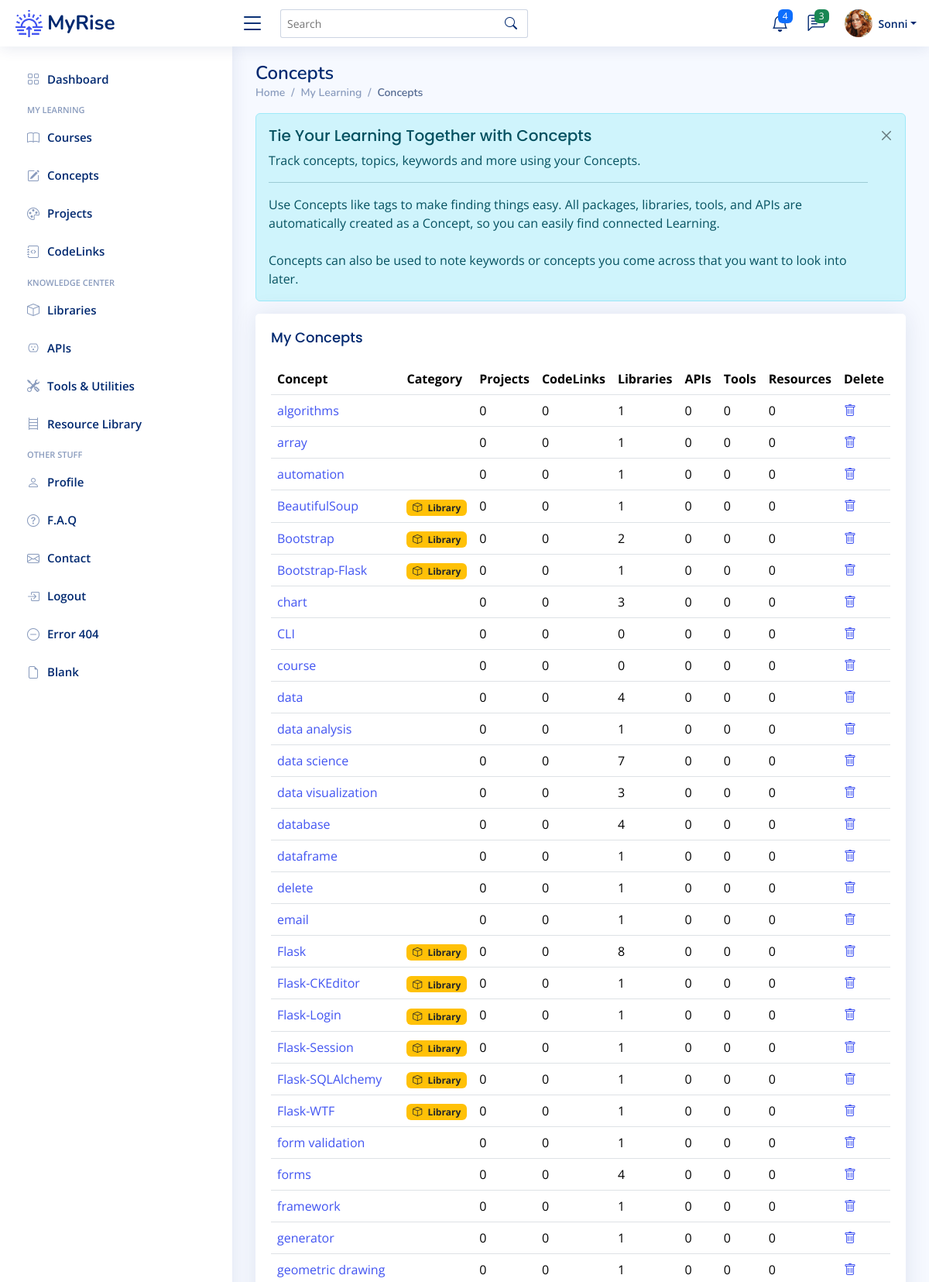
Page /concepts (signed in, upper part) on the committed database.
### app/models.py (models this page shows)
class User(UserMixin, db.Model):
    __tablename__ = "users"
    id: Mapped[int] = mapped_column(Integer, primary_key=True)
    email: Mapped[str] = mapped_column(String(100), unique=True)
    password: Mapped[str] = mapped_column(String(250))
    name: Mapped[str] = mapped_column(String(1000))
    display_name: Mapped[str] = mapped_column(String(1000))
    last_called_repos: Mapped[Optional[datetime.datetime]] = mapped_column(DateTime())
    latest_etag_repos: Mapped[str] = mapped_column(String(250), nullable=True)
    projects: Mapped[List["Project"]] = relationship(back_populates="user")
    events: Mapped[List["Event"]] = relationship(back_populates="user")
    courses: Mapped[List["Course"]] = relationship(back_populates="user")
    libraries: Mapped[List["Library"]] = relationship(back_populates="user")
    apis: Mapped[List["API"]] = relationship(back_populates="user")
    tools: Mapped[List["Tool"]] = relationship(back_populates="user")
    resources: Mapped[List["Resource"]] = relationship(back_populates="user")
    repos: Mapped[List["Repository"]] = relationship(back_populates="user")
    codelinks: Mapped[List["CodeLink"]] = relationship(back_populates="user")
    concepts: Mapped[List["Concept"]] = relationship('Concept', secondary=user_concept, backref='user')

class Concept(db.Model):
    __tablename__ = "concepts"
    id: Mapped[int] = mapped_column(Integer, primary_key=True)
    concept_term: Mapped[str] = mapped_column(String(50), nullable=False)
    category: Mapped[str] = mapped_column(String(100), nullable=True)
    description: Mapped[str] = mapped_column(Text, nullable=True)
    date_added: Mapped[datetime.date] = mapped_column(Date, nullable=False)

### app/routes.py (the view)
@app.route('/concepts')
@login_required
def concepts_page():
    get_concepts = db.session.execute(db.select(Concept).order_by(func.lower(Concept.concept_term))).scalars().all()
    concepts = [concept for concept in get_concepts]
    return render_template('concepts.html', concepts=concepts, concept_badge=concept_categories)

### app/models.py (called while the page is built)
@login_manager.user_loader
def load_user(user_id):
    return db.get_or_404(User, user_id)

### app/templates/concepts.html (shortened to what this page needs)
{% extends 'base.html' %}
{% from 'bootstrap5/form.html' import render_form %}
{% block content %}
	<main id="main" class="main">
    <div class="pagetitle">
      <h1>Concepts</h1>
      <nav>
        <ol class="breadcrumb">
          <li class="breadcrumb-item"><a href="index.html">Home</a></li>
          <li class="breadcrumb-item">My Learning</li>
          <li class="breadcrumb-item active">Concepts</li>
        </ol>
      </nav>
    </div>
	<div class="alert alert-info  alert-dismissible fade show" role="alert">
		<h4 class="alert-heading">Tie Your Learning Together with Concepts</h4>
		<p>Track concepts, topics, keywords and more using your Concepts.</p>
		<hr>
 		<p class="mb-0">Use Concepts like tags to make finding things easy.
			All packages, libraries, tools, and APIs are automatically created as a Concept, so you can easily find connected Learning.</p>
		<br>
		<p class="mb-0">Concepts can also be used to note keywords or concepts you come across that you want to look into later.</p>
		<button type="button" class="btn-close" data-bs-dismiss="alert" aria-label="Close"></button>
	  </div>
	 <div class="card">
		<div class="card-body">
		  <h5 class="card-title">My Concepts</h5>
		  <table class="table table-hover">
			<thead>
			  <tr>
				<th scope="col">Concept</th>
				<th scope="col">Category</th>
			    <th scope="col">Projects</th>
			    <th scope="col">CodeLinks</th>
			    <th scope="col">Libraries</th>
			    <th scope="col">APIs</th>
			    <th scope="col">Tools</th>
			    <th scope="col">Resources</th>
				<th scope="col">Delete</th>
			  </tr>
			</thead>
			<tbody>
			{% for concept in concepts %}
			  <tr>
				<td><a href="{{ url_for('concept_detail', num=concept.id ) }}">{{ concept.concept_term }}</a></td>
				{% if concept.category %}
				  <td><span class="badge {{ concept_badge[concept.category][1] }}"><i class="bi {{ concept_badge[concept.category][2] }} me-1"></i> {{ concept_badge[concept.category][0] }}</span></td>
				{% else %}
				  <td></td>
			    {% endif %}
			    <td>{{ concept.projects|length }}</td>
			    <td>{{ concept.codelinks|length }}</td>
			    <td>{{ concept.libraries|length }}</td>
				<td>{{ concept.apis|length }}</td>
			    <td>{{ concept.tools|length }}</td>
			    <td>{{ concept.resources|length }}</td>
				<td><a href="{{ url_for('delete_concept', num=concept.id) }}"><i class="bi bi-trash"></i></a></td>
			  </tr>
			{% endfor %}
			</tbody>
		  </table>
		</div>
	 </div>
  </main>
{% endblock %}

### app/templates/heading.html (shortened to what this page needs)
{% from 'bootstrap5/nav.html' import render_nav_item %}
{% from 'bootstrap5/form.html' import render_form %}
  <header id="header" class="header fixed-top d-flex align-items-center">
    <div class="d-flex align-items-center justify-content-between">
      <a href="{{ url_for('home') }}" class="logo d-flex align-items-center">
        <img src="{{ url_for('static', filename='img/logo.png') }}" alt="sun-rise">
        <span class="d-none d-lg-block">MyRise</span>
      </a>
      <i class="bi bi-list toggle-sidebar-btn"></i>
    </div>
    <div class="search-bar">
      <form class="search-form d-flex align-items-center" method="POST" action="#">
        <input type="text" name="query" placeholder="Search" title="Enter search keyword">
        <button type="submit" title="Search"><i class="bi bi-search"></i></button>
      </form>
    </div>
    <nav class="header-nav ms-auto">
      <ul class="d-flex align-items-center">
        <li class="nav-item dropdown">
          <a class="nav-link nav-icon" href="#" data-bs-toggle="dropdown">
            <i class="bi bi-bell"></i>
            <span class="badge bg-primary badge-number">4</span>
          </a>
        </li>
        <li class="nav-item dropdown">
          <a class="nav-link nav-icon" href="#" data-bs-toggle="dropdown">
            <i class="bi bi-chat-left-text"></i>
            <span class="badge bg-success badge-number">3</span>
          </a>
        </li>
        <li class="nav-item dropdown pe-3">
          <a class="nav-link nav-profile d-flex align-items-center pe-0" href="#" data-bs-toggle="dropdown">
            <img src="{{ url_for('static', filename='img/profile-img.png') }}" alt="Profile" class="rounded-circle">
            <span class="d-none d-md-block dropdown-toggle ps-2">{{ current_user.display_name }}</span>
          </a>
        </li>
      </ul>
    </nav>
  </header>
  <aside id="sidebar" class="sidebar">
    <ul class="sidebar-nav" id="sidebar-nav">
      <li class="nav-item">
        <a class="nav-link collapsed" href="{{ url_for('home') }}">
          <i class="bi bi-grid"></i>
          <span>Dashboard</span>
        </a>
      </li>
<li class="nav-heading">My Learning</li>
	  <li class="nav-item">
        <a class="nav-link collapsed" href="{{ url_for('courses_page') }}">
          <i class="bi bi-book"></i>
          <span>Courses</span>
        </a>
      </li>
	  <li class="nav-item">
        <a class="nav-link collapsed" href="{{ url_for('concepts_page') }}">
          <i class="bi bi-pencil-square"></i>
          <span>Concepts</span>
        </a>
      </li>
	  <li class="nav-item">
        <a class="nav-link collapsed" href="{{ url_for('projects_page') }}">
          <i class="bi bi-palette"></i>
          <span>Projects</span>
        </a>
      </li>
	  <li class="nav-item">
        <a class="nav-link collapsed" href="{{ url_for('codelinks_page') }}">
          <i class="bi bi-journal-code"></i>
          <span>CodeLinks</span>
        </a>
      </li>
<li class="nav-heading">Knowledge Center</li>
	  <li class="nav-item">
        <a class="nav-link collapsed" href="{{ url_for('libraries_page') }}">
          <i class="bi bi-box"></i>
          <span>Libraries</span>
        </a>
      </li>
	  <li class="nav-item">
        <a class="nav-link collapsed" href="{{ url_for('apis_page') }}">
          <i class="bi bi-outlet"></i>
          <span>APIs</span>
        </a>
      </li>
	  <li class="nav-item">
        <a class="nav-link collapsed" href="{{ url_for('tools_page') }}">
          <i class="bi bi-tools"></i>
          <span>Tools & Utilities</span>
        </a>
      </li>
	  <li class="nav-item">
        <a class="nav-link collapsed" href="{{ url_for('resources_page') }}">
          <i class="bi bi-bookshelf"></i>
          <span>Resource Library</span>
        </a>
      </li>
	<li class="nav-heading">Other Stuff</li>
      <li class="nav-item">
        <a class="nav-link collapsed" href="{{ url_for('profile') }}">
          <i class="bi bi-person"></i>
          <span>Profile</span>
        </a>
      </li>
      <li class="nav-item">
        <a class="nav-link collapsed" href="{{ url_for('faq') }}">
          <i class="bi bi-question-circle"></i>
          <span>F.A.Q</span>
        </a>
	  </li>
      <li class="nav-item">
        <a class="nav-link collapsed" href="{{ url_for('contact') }}">
          <i class="bi bi-envelope"></i>
          <span>Contact</span>
        </a>
      </li>
	{% if not current_user.is_authenticated %}
      <li class="nav-item">
        <a class="nav-link collapsed" href="{{ url_for('register') }}">
          <i class="bi bi-card-list"></i>
          <span>Register</span>
        </a>
      </li>
      <li class="nav-item">
        <a class="nav-link collapsed" href="{{ url_for('login') }}">
          <i class="bi bi-box-arrow-in-right"></i>
          <span>Login</span>
        </a>
      </li>
	{% else %}
		<li class="nav-item">
        <a class="nav-link collapsed" href="{{ url_for('logout') }}">
          <i class="bi bi-box-arrow-in-right"></i>
          <span>Logout</span>
        </a>
      </li>
	{% endif %}
      <li class="nav-item">
        <a class="nav-link collapsed" href="pages-error-404.html">
          <i class="bi bi-dash-circle"></i>
          <span>Error 404</span>
        </a>
      </li>
      <li class="nav-item">
        <a class="nav-link collapsed" href="pages-blank.html">
          <i class="bi bi-file-earmark"></i>
          <span>Blank</span>
        </a>
      </li>
    </ul>
  </aside>

### app/static/css/style.css (style rules this page uses)
:root { scroll-behavior: smooth; }
body { font-family: "Open Sans", sans-serif; background: #f6f9ff; color: #444444; }
a { color: #4154f1; text-decoration: none; }
h1, h2, h3, h4, h5, h6 { font-family: "Nunito", sans-serif; }
#main { margin-top: 60px; padding: 20px 30px; transition: all 0.3s; }
.pagetitle { margin-bottom: 10px; }
.pagetitle h1 { font-size: 24px; margin-bottom: 0; font-weight: 600; color: #012970; }
.card { margin-bottom: 30px; border: none; border-radius: 5px; box-shadow: 0px 0 30px rgba(1, 41, 112, 0.1); }
.card-title { padding: 20px 0 15px 0; font-size: 18px; font-weight: 500; color: #012970; font-family: "Poppins", sans-serif; }
.card-body { padding: 0 20px 20px 20px; }
.alert-heading { font-weight: 500; font-family: "Poppins", sans-serif; font-size: 20px; }
.btn-close { background-size: 25%; }
.breadcrumb { font-size: 14px; font-family: "Nunito", sans-serif; color: #899bbd; font-weight: 600; }
.breadcrumb a { color: #899bbd; transition: 0.3s; }
.breadcrumb .breadcrumb-item::before { color: #899bbd; }
.breadcrumb .active { color: #51678f; font-weight: 600; }
.logo { line-height: 1; }
@media (min-width: 1200px) { .logo { width: 280px; } }
.logo img { max-height: 35px; margin-right: 6px; }
.logo span { font-size: 26px; font-weight: 700; color: #012970; font-family: "Nunito", sans-serif; }
.header { transition: all 0.5s; z-index: 997; height: 60px; box-shadow: 0px 2px 20px rgba(1, 41, 112, 0.1); background-color: #fff; padding-left: 20px; }
.header .toggle-sidebar-btn { font-size: 32px; padding-left: 10px; cursor: pointer; color: #012970; }
.header .search-bar { min-width: 360px; padding: 0 20px; }
.header .search-form { width: 100%; }
.header .search-form input { border: 0; font-size: 14px; color: #012970; border: 1px solid rgba(1, 41, 112, 0.2); padding: 7px 38px 7px 8px; border-radius: 3px; transition: 0.3s; width: 100%; }
.header .search-form button { border: 0; padding: 0; margin-left: -30px; background: none; }
.header .search-form button i { color: #012970; }
.header-nav ul { list-style: none; }
.header-nav>ul { margin: 0; padding: 0; }
.header-nav .nav-icon { font-size: 22px; color: #012970; margin-right: 25px; position: relative; }
.header-nav .nav-profile { color: #012970; }
.header-nav .nav-profile img { max-height: 36px; }
.header-nav .nav-profile span { font-size: 14px; font-weight: 600; }
.header-nav .badge-number { position: absolute; inset: -2px -5px auto auto; font-weight: normal; font-size: 12px; padding: 3px 6px; }
.sidebar { position: fixed; top: 60px; left: 0; bottom: 0; width: 300px; z-index: 996; transition: all 0.3s; padding: 20px; overflow-y: auto; scrollbar-width: thin; scrollbar-color: #aab7cf transparent; box-shadow: 0px 0px 20px rgba(1, 41, 112, 0.1); background-color: #fff; }
@media (min-width: 1200px) { #main, #footer { margin-left: 300px; } }
.sidebar-nav { padding: 0; margin: 0; list-style: none; }
.sidebar-nav li { padding: 0; margin: 0; list-style: none; }
.sidebar-nav .nav-item { margin-bottom: 5px; }
.sidebar-nav .nav-heading { font-size: 11px; text-transform: uppercase; color: #899bbd; font-weight: 600; margin: 10px 0 5px 15px; }
.sidebar-nav .nav-link { display: flex; align-items: center; font-size: 15px; font-weight: 600; color: #4154f1; transition: 0.3; background: #f6f9ff; padding: 10px 15px; border-radius: 4px; }
.sidebar-nav .nav-link i { font-size: 16px; margin-right: 10px; color: #4154f1; }
.sidebar-nav .nav-link.collapsed { color: #012970; background: #fff; }
.sidebar-nav .nav-link.collapsed i { color: #899bbd; }

### rows in the picture
User: display_name "Sonni"
Concept: concept_term "algorithms", projects|length "0", codelinks|length "0", libraries|length "1", apis|length "0", tools|length "0", resources|length "0"
Concept: concept_term "array", projects|length "0", codelinks|length "0", libraries|length "1", apis|length "0", tools|length "0", resources|length "0"
Concept: concept_term "automation", projects|length "0", codelinks|length "0", libraries|length "1", apis|length "0", tools|length "0", resources|length "0"
Concept: concept_term "BeautifulSoup", category "Library", projects|length "0", codelinks|length "0", libraries|length "1", apis|length "0", tools|length "0", resources|length "0"
Concept: concept_term "Bootstrap", category "Library", projects|length "0", codelinks|length "0", libraries|length "2", apis|length "0", tools|length "0", resources|length "0"
Concept: concept_term "Bootstrap-Flask", category "Library", projects|length "0", codelinks|length "0", libraries|length "1", apis|length "0", tools|length "0", resources|length "0"
Concept: concept_term "chart", projects|length "0", codelinks|length "0", libraries|length "3", apis|length "0", tools|length "0", resources|length "0"
Concept: concept_term "CLI", projects|length "0", codelinks|length "0", libraries|length "0", apis|length "0", tools|length "0", resources|length "0"
Concept: concept_term "course", projects|length "0", codelinks|length "0", libraries|length "0", apis|length "0", tools|length "0", resources|length "0"
Concept: concept_term "data", projects|length "0", codelinks|length "0", libraries|length "4", apis|length "0", tools|length "0", resources|length "0"
Concept: concept_term "data analysis", projects|length "0", codelinks|length "0", libraries|length "1", apis|length "0", tools|length "0", resources|length "0"
Concept: concept_term "data science", projects|length "0", codelinks|length "0", libraries|length "7", apis|length "0", tools|length "0", resources|length "0"
Concept: concept_term "data visualization", projects|length "0", codelinks|length "0", libraries|length "3", apis|length "0", tools|length "0", resources|length "0"
Concept: concept_term "database", projects|length "0", codelinks|length "0", libraries|length "4", apis|length "0", tools|length "0", resources|length "0"
Concept: concept_term "dataframe", projects|length "0", codelinks|length "0", libraries|length "1", apis|length "0", tools|length "0", resources|length "0"
Concept: concept_term "delete", projects|length "0", codelinks|length "0", libraries|length "1", apis|length "0", tools|length "0", resources|length "0"
Concept: concept_term "email", projects|length "0", codelinks|length "0", libraries|length "1", apis|length "0", tools|length "0", resources|length "0"
Concept: concept_term "Flask", category "Library", projects|length "0", codelinks|length "0", libraries|length "8", apis|length "0", tools|length "0", resources|length "0"
Concept: concept_term "Flask-CKEditor", category "Library", projects|length "0", codelinks|length "0", libraries|length "1", apis|length "0", tools|length "0", resources|length "0"
Concept: concept_term "Flask-Login", category "Library", projects|length "0", codelinks|length "0", libraries|length "1", apis|length "0", tools|length "0", resources|length "0"
Concept: concept_term "Flask-Session", category "Library", projects|length "0", codelinks|length "0", libraries|length "1", apis|length "0", tools|length "0", resources|length "0"
Concept: concept_term "Flask-SQLAlchemy", category "Library", projects|length "0", codelinks|length "0", libraries|length "1", apis|length "0", tools|length "0", resources|length "0"
Concept: concept_term "Flask-WTF", category "Library", projects|length "0", codelinks|length "0", libraries|length "1", apis|length "0", tools|length "0", resources|length "0"
Concept: concept_term "form validation", projects|length "0", codelinks|length "0", libraries|length "1", apis|length "0", tools|length "0", resources|length "0"
Concept: concept_term "forms", projects|length "0", codelinks|length "0", libraries|length "4", apis|length "0", tools|length "0", resources|length "0"
Concept: concept_term "framework", projects|length "0", codelinks|length "0", libraries|length "1", apis|length "0", tools|length "0", resources|length "0"
Concept: concept_term "generator", projects|length "0", codelinks|length "0", libraries|length "1", apis|length "0", tools|length "0", resources|length "0"
Concept: concept_term "geometric drawing", projects|length "0", codelinks|length "0", libraries|length "1", apis|length "0", tools|length "0", resources|length "0"
